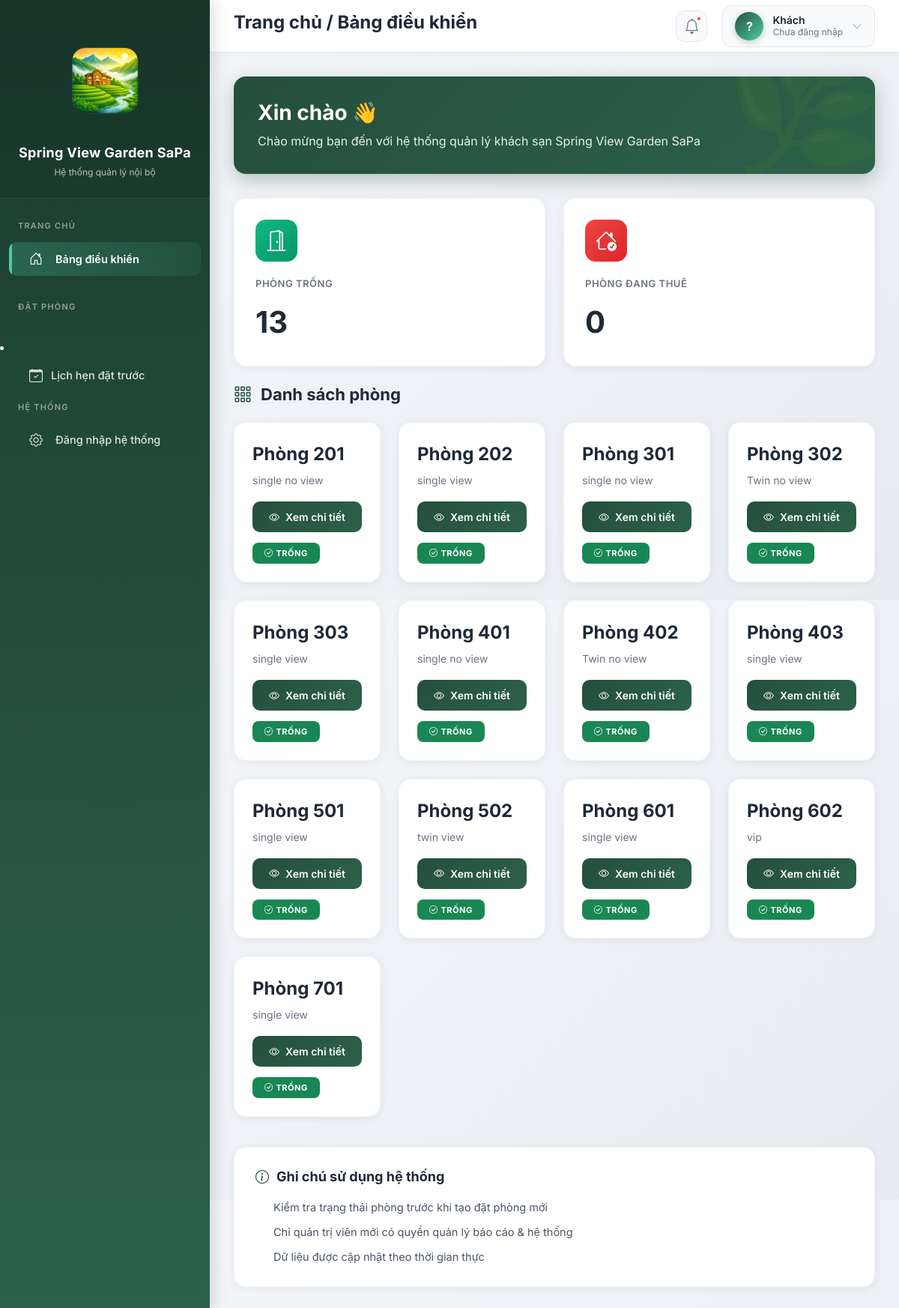
Before: / with the older database file.
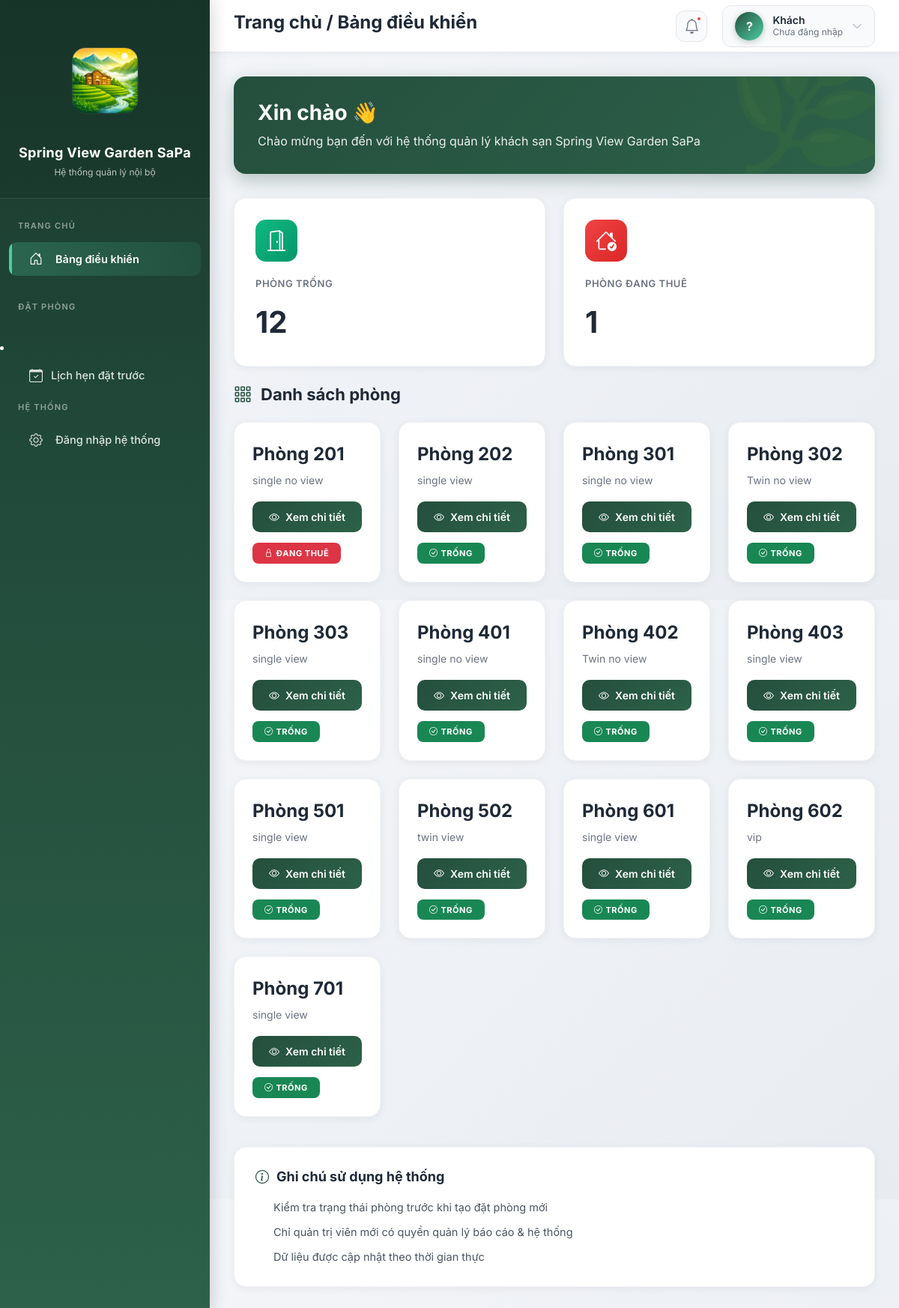
After: the same page with the newer database file.
### khach_san/models.py (models this page shows, shortened)
class Phong(models.Model):
    TRANG_THAI_CHOICES = [
        ('trong', 'Trống'),
        ('dang_thue', 'Đang thuê'),
        ('dang_bao_tri', 'Đang bảo trì'),
    ]
    ma_phong = models.CharField(max_length=10, unique=True)
    loai_phong = models.ForeignKey(LoaiPhong, on_delete=models.PROTECT)
    trang_thai = models.CharField(
        max_length=20,
        choices=TRANG_THAI_CHOICES,
        default='trong'
    )

class LoaiPhong(models.Model):
    ten_loai = models.CharField(max_length=100)
    gia_mot_dem = models.PositiveIntegerField(
        verbose_name="Giá / đêm (VND)"
    )

### bao_cao/views.py (the view)
# urls.py: path('', views.trang_chu, name='trang_chu'),
def trang_chu(request):
    return render(request, 'trang_chu.html', {
        'so_phong_trong': Phong.objects.filter(trang_thai='trong').count(),
        'so_phong_dang_thue': Phong.objects.filter(trang_thai='dang_thue').count(),
        'doanh_thu_hom_nay': 0,
        'don_dat_hom_nay': 0,
        'danh_sach_phong': Phong.objects.select_related('loai_phong').all()
    })

### templates/trang_chu.html (shortened to what this page needs)
<html>
 <head>
  <script src="https://cdn.tailwindcss.com" type="text/javascript"></script>
 </head>
 <body>
  {% extends "base.html" %} {% block title %}Trang chủ - Spring View Garden SaPa{% endblock %} {% block page_title %}Trang chủ / Bảng điều khiển{% endblock %}  {% block content %}
  <div class="welcome-card">
   <h4>Xin chào {{ user.username }} 👋</h4>
   <p>Chào mừng bạn đến với hệ thống quản lý khách sạn Spring View Garden SaPa</p>
  </div>
  <div class="row g-4 mb-4">
   <div class="col-md-6">
    <div class="stat-card">
     <div class="stat-icon green"><i class="bi bi-door-open" style="color: white;"></i>
     </div>
     <div class="stat-label">
      Phòng trống
     </div>
     <div class="stat-value">
      {{ so_phong_trong }}
     </div>
    </div>
   </div>
   <div class="col-md-6">
    <div class="stat-card">
     <div class="stat-icon red"><i class="bi bi-house-check" style="color: white;"></i>
     </div>
     <div class="stat-label">
      Phòng đang thuê
     </div>
     <div class="stat-value">
      {{ so_phong_dang_thue }}
     </div>
    </div>
   </div>
  </div>
  <div class="section-header"><i class="bi bi-grid-3x3-gap"></i>
   <h3>Danh sách phòng</h3>
  </div>
  <div class="row g-4">
   {% for phong in danh_sach_phong %}
   <div class="col-md-6 col-lg-4 col-xl-3">
    <div class="room-card">
     <div class="room-number">
      Phòng {{ phong.ma_phong }}
     </div>
     <div class="room-type">
      {{ phong.loai_phong.ten_loai }}
     </div>
     <div class="mt-auto"><a href="{% url 'khach_san:chi_tiet_phong' phong.ma_phong %}" class="btn btn-primary w-100"> <i class="bi bi-eye me-2"></i>Xem chi tiết </a>
     </div>
     <div class="room-status">
      {% if phong.trang_thai == 'trong' %} <span class="badge bg-success"> <i class="bi bi-check-circle me-1"></i>TRỐNG </span> {% elif phong.trang_thai == 'dang_thue' %} <span class="badge bg-danger"> <i class="bi bi-lock me-1"></i>ĐANG THUÊ </span> {% elif phong.trang_thai == 'dang_bao_tri' %} <span class="badge bg-warning text-dark"> <i class="bi bi-tools me-1"></i>BẢO TRÌ </span> {% endif %}
     </div>
    </div>
   </div> {% empty %}
   <div class="col-12">
    <div class="empty-state"><i class="bi bi-inbox"></i>
     <p>Chưa có phòng nào trong hệ thống.</p>
    </div>
   </div> {% endfor %}
  </div>
  <div class="note-card">
   <h5><i class="bi bi-info-circle" style="color: #244f3d;"></i> Ghi chú sử dụng hệ thống</h5>
   <ul>
    <li>Kiểm tra trạng thái phòng trước khi tạo đặt phòng mới</li>
    <li>Chỉ quản trị viên mới có quyền quản lý báo cáo &amp; hệ thống</li>
    <li>Dữ liệu được cập nhật theo thời gian thực</li>
   </ul>
  </div> {% endblock %}

Changed rows visible on the page:
changed Phong (number 1 of 13 on the later page): trang_thai "TRỐNG" → "ĐANG THUÊ"
Other visible differences:
{{ so_phong_trong }}: "13" → "12"
{{ so_phong_dang_thue }}: "0" → "1"
